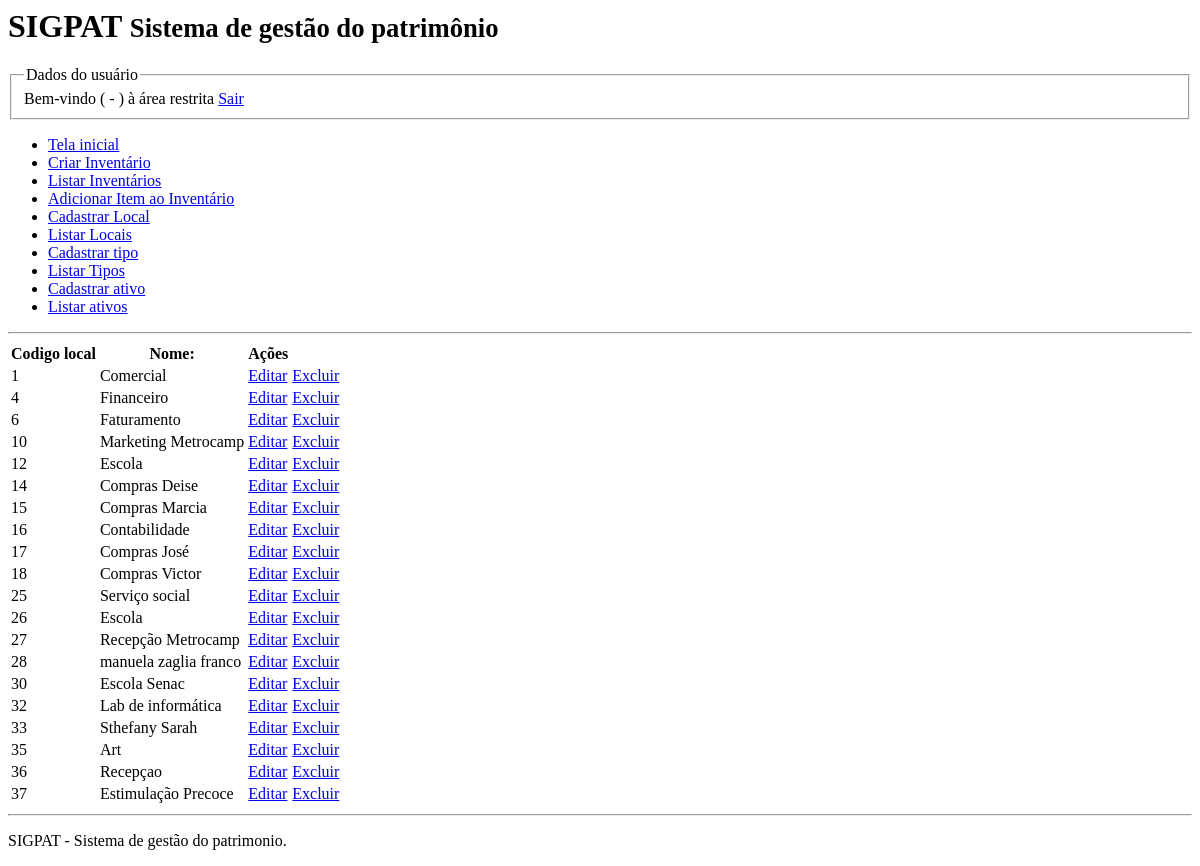
The page /modulos/local/listar_locais.php on the database as committed earlier.
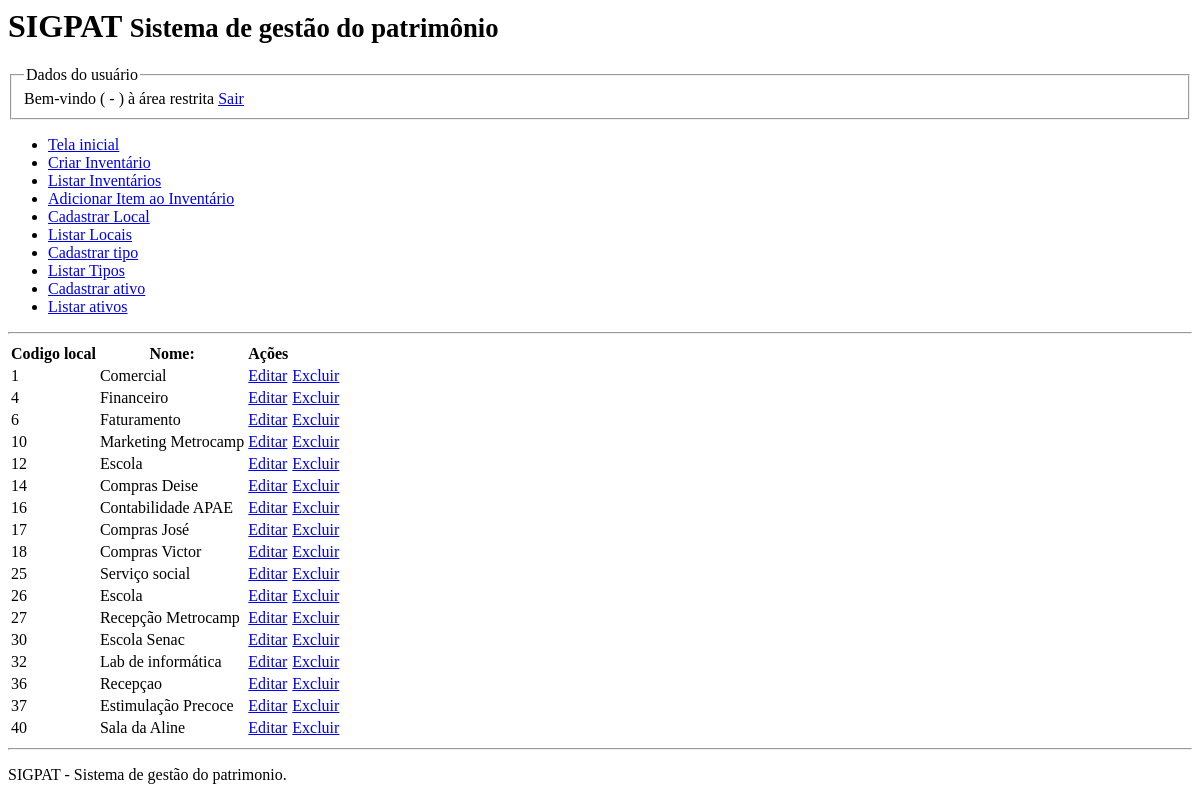
The same page on the database as committed later.
### tables this page shows
CREATE TABLE `locais` (
  `cod_local` int NOT NULL,
  `nome_local` varchar(45) NOT NULL
);

### DAO/MySQL.php (called while the page is built)
<?php
class Mysql extends PDO {
    private $host = "localhost";
    private $usuario="root";
    private $senha="";
    private $db="aula01tiagoas";
    private $opcoes = array(PDO::ATTR_ERRMODE => PDO::ERRMODE_EXCEPTION);
    public function __construct()
    {
        $dsn = "mysql:host=" . $this->host . ";dbname=" . $this->db;
        return parent::__construct($dsn, $this->usuario, $this->senha, $this->opcoes);
    }
}

### DAO/LocalDAO.php (called while the page is built, shortened)
<?php
class LocalDAO {
    private $conexao;
    public function __construct()
    {
        include "MySQL.php";
        $this->conexao = new MySQL();
    }
    public function getAllRows() {
        $stmt = $this->conexao->prepare("SELECT * FROM locais ORDER BY cod_local");
        $stmt->execute();
        $arr_locais = array();
        while ($c = $stmt->fetchObject())
          $arr_locais[] = $c;
         return $arr_locais;
    }
}

### modulos/local/listar_locais.php (the view, shortened to what this page needs)
<?php
try {
    include "../../DAO/LocalDAO.php";
    $local_dao = new LocalDAO();
    $lista_locais = $local_dao->getAllRows();
    $total_locais = count($lista_locais);
} catch(Exception $e) {
    echo $e->getMessage();
}
?>
<html>
    <head>
    </head>
    <body>
        <?php include '../../includes/cabecalho.php' ?>
        <main>
            <table>
                <thead>
                    <tr>
                        <th>Codigo local</th>
                        <th>Nome:</th>
                        <th>Ações</th>
                    </tr>
                </thead>
                <tbody>
                    <?php for($i=0; $i<$total_locais; $i++): ?>
                    <tr>
                        <td> <?= $lista_locais[$i]->cod_local ?> </td>
                        <td> <?= $lista_locais[$i]->nome_local ?> </td>
                        <td>
                            <a href="cadastrar_local.php?cod_local=<?= $lista_locais[$i]->cod_local ?>">
                                Editar</a>
                        </td>
                        <td>
                            <a href="cadastrar_local.php?excluir=true&cod_local=<?= $lista_locais[$i]->cod_local ?>">
                                Excluir</a>
                        </td>
                    </tr>
                    <?php endfor ?>
                </tbody>
            </table>
        </main>
        <?php include '../../includes/rodape.php' ?>
    </body>
</html>

### includes/cabecalho.php (shortened to what this page needs)
<?php
try {
    $mysql = new Mysql();
    $sql = "SELECT cod_usuario, nome, username FROM usuarios WHERE cod_usuario=:marcador_cod_usuario";
    $stmt = $mysql->prepare($sql);
    $stmt->execute(array('marcador_cod_usuario' => $_SESSION['usuario_logado']));
    $dados_do_usuario = $stmt->fetchObject();
} catch (Exception $e) {
    echo $e->getMessage();
}
?>
<header>
    <h1>SIGPAT
        <small>Sistema de gestão do patrimônio</small>
    </h1>
    <fieldset>
        <legend>Dados do usuário</legend>
        Bem-vindo <strong><?= $dados_do_usuario->nome ?></strong> (<?= $dados_do_usuario->cod_usuario ?> - <?= $dados_do_usuario->username ?>) à área restrita <a href="index.php?sair=true">Sair</a>
    </fieldset>
    <nav>
        <ul>
            <li><a href="index.php">Tela inicial</a></li>
            <li><a href="modulos/inventario/cadastrar_inventario.php">Criar Inventário</a></li>
            <li><a href="modulos/inventario/lista_inventarios.php">Listar Inventários</a></li>
            <li><a href="modulos/inventario/adicionar_item_inventario.php">Adicionar Item ao Inventário</a></li>
            <li><a href="modulos/local/cadastrar_local.php">Cadastrar Local</a></li>
            <li><a href="modulos/local/listar_locais.php">Listar Locais</a></li>
            <li><a href="#">Cadastrar tipo</a></li>
            <li><a href="#">Listar Tipos</a></li>
            <li><a href="modulos/itens/cadastrar_item.php">Cadastrar ativo</a></li>
            <li><a href="modulos/itens/lista_itens.php">Listar ativos</a></li>
        </ul>
    </nav>
    <hr>
</header>

### includes/rodape.php
<footer>
    <hr />
    <p> SIGPAT - Sistema de gestão do patrimonio. </p>
</footer>

Rows that differ between the two databases and show on the page:
removed locais: cod_local "15", nome_local "Compras Marcia"
removed locais: cod_local "28", nome_local "manuela zaglia franco"
removed locais: cod_local "33", nome_local "Sthefany Sarah"
removed locais: cod_local "35", nome_local "Art"
changed locais id 16: nome_local "Contabilidade" → "Contabilidade APAE"
added locais: cod_local "40", nome_local "Sala da Aline"
